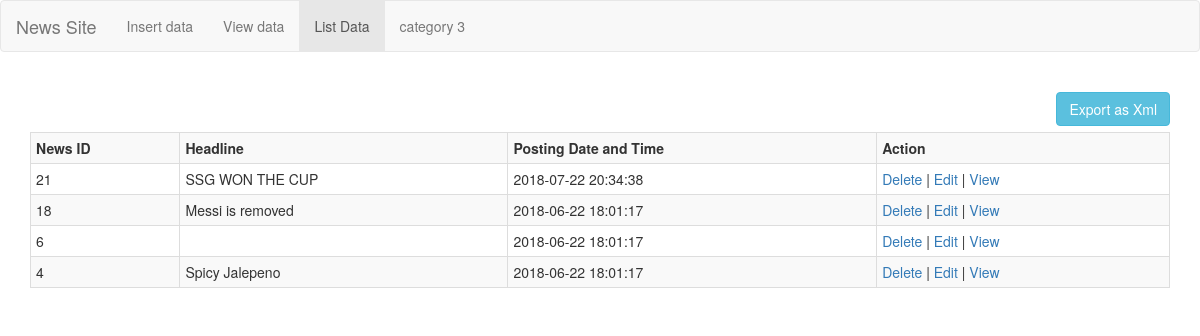
Screenshot of /listdata.php with the database file from the repository.
### tables this page shows
CREATE TABLE `test` (
  `id` int(11) NOT NULL,
  `heading` text NOT NULL,
  `summertext` longtext NOT NULL,
  `datetime` timestamp NOT NULL DEFAULT CURRENT_TIMESTAMP,
  `deleted_date` varchar(20) NOT NULL DEFAULT '-',
  `updated_date` varchar(20) NOT NULL DEFAULT '-'
);

### listdata.php (the view, shortened to what this page needs)
<!DOCTYPE html>
<html lang="en">
<head>
    <link href="css/bootstrap.min.css" rel="stylesheet">
    <link href="css/bootstrap.css" rel="stylesheet">
</head>
<body>
<nav class="navbar navbar-default">
    <div class="container-fluid">
        <div class="navbar-header">
            <a class="navbar-brand" href="index.php">News Site</a>
        </div>
        <ul class="nav navbar-nav">
            <li><a href="home.php">Insert data</a></li>
            <li><a href="viewdata.php">View data</a></li>
            <li class="active"><a href="listdata.php">List Data</a></li>
            <li><a href="#">category 3</a></li>
        </ul>
    </div>
</nav>
<div class="container">
<h3><a href='convertxml.php' style='float:right;' class='btn btn-info'>Export as Xml</a></h3><br/><br/>
	<table class="table table-striped table-bordered table-condensed">
		<tr>
        <th>News ID</th>
        <th>Headline</th>
        <th>Posting Date and Time</th>
        <th>Action</th>
		</tr>
        <?php
            require 'config.php';
            $statement="select * from test where deleted_date='-' order by id desc ";
            $result = mysqli_query($conn, $statement);
            if (mysqli_num_rows($result) > 0)
            {
                while($row = mysqli_fetch_assoc($result))
                {
                    echo "<tr>";
					echo "<td>".$row['id']."</td>";
					echo "<td>".$row['heading']."</td>";
					echo "<td>".$row['datetime']."</td>";
					echo "<td><a href=\"delete.php?id=$row[id]\" onClick=\"return confirm('Are you sure you want to delete?')\">Delete</a> | <a href=\"edit.php?id=$row[id]\">Edit</a> | <a href=\"singleview.php?id=$row[id]\">View</a></td>";
					echo "</tr>";
                }
            }
            else
            {
                echo "Nothing found in db";
            }
        ?>
		</table>
</div>
</body>
</html>

### rows the page displays
test: id "21", heading "SSG WON THE CUP", datetime "2018-07-22 20:34:38"
test: id "18", heading "Messi is removed", datetime "2018-06-22 18:01:17"
test: id "6", datetime "2018-06-22 18:01:17"
test: id "4", heading "Spicy Jalepeno", datetime "2018-06-22 18:01:17"
